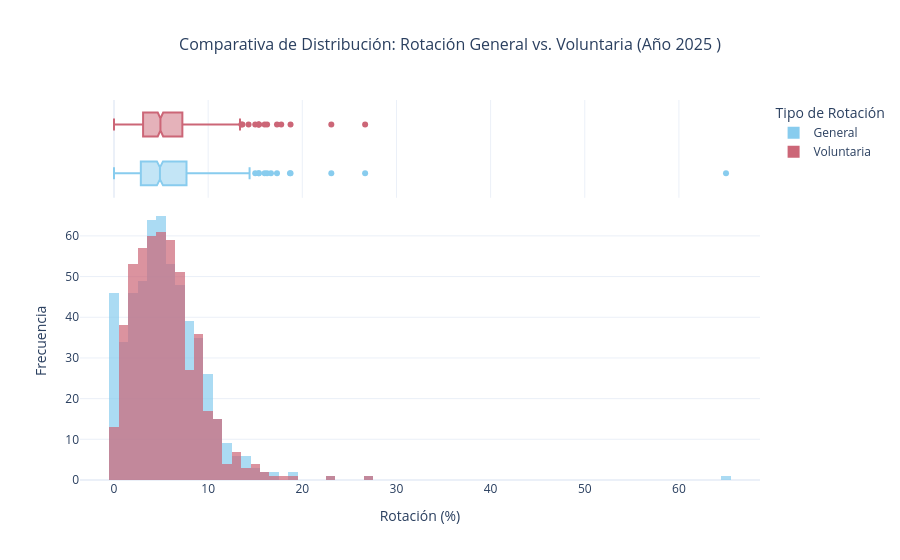

The cell this chart's notebook holds for it:
### Code cell
graf_rot_gen_vol(df_rot_gen, df_rot_vol, 2025)

### Figure 1 — Plotly figure (JSON) as saved in the notebook; plotly's stock layout.template omitted (floating-point values rounded to 4 significant figures; data arrays with more than 128 entries replaced by an {"elided": "..."} marker saying what was removed)
{"data": [{"bingroup": "x", "hovertemplate": "Métrica=General<br>Porcentaje de Rotación (%)=%{x}<br>count=%{y}<extra></extra>", "legendgroup": "General", "marker": {"color": "rgb(136, 204, 238)", "opacity": 0.7, "pattern": {"shape": ""}}, "name": "General", "orientation": "v", "showlegend": true, "type": "histogram", "x": {"elided": "553 float values"}, "xaxis": "x", "yaxis": "y"}, {"hovertemplate": "Métrica=General<br>Porcentaje de Rotación (%)=%{x}<extra></extra>", "legendgroup": "General", "marker": {"color": "rgb(136, 204, 238)"}, "name": "General", "notched": true, "showlegend": false, "type": "box", "x": {"elided": "553 float values"}, "xaxis": "x2", "yaxis": "y2"}, {"bingroup": "x", "hovertemplate": "Métrica=Voluntaria<br>Porcentaje de Rotación (%)=%{x}<br>count=%{y}<extra></extra>", "legendgroup": "Voluntaria", "marker": {"color": "rgb(204, 102, 119)", "opacity": 0.7, "pattern": {"shape": ""}}, "name": "Voluntaria", "orientation": "v", "showlegend": true, "type": "histogram", "x": {"elided": "512 float values"}, "xaxis": "x", "yaxis": "y"}, {"hovertemplate": "Métrica=Voluntaria<br>Porcentaje de Rotación (%)=%{x}<extra></extra>", "legendgroup": "Voluntaria", "marker": {"color": "rgb(204, 102, 119)"}, "name": "Voluntaria", "notched": true, "showlegend": false, "type": "box", "x": {"elided": "512 float values"}, "xaxis": "x2", "yaxis": "y2"}], "layout": {"barmode": "overlay", "legend": {"title": {"text": "Tipo de Rotación"}, "tracegroupgap": 0}, "title": {"font": {"size": 16}, "text": "Comparativa de Distribución: Rotación General vs. Voluntaria (Año 2025 )", "x": 0.5}, "xaxis": {"anchor": "y", "domain": [0, 1], "title": {"text": "Rotación (%)"}}, "xaxis2": {"anchor": "y2", "domain": [0, 1], "matches": "x", "showgrid": true, "showticklabels": false}, "yaxis": {"anchor": "x", "domain": [0, 0.7326], "title": {"text": "Frecuencia"}}, "yaxis2": {"anchor": "x2", "domain": [0.7426, 1], "matches": "y2", "showgrid": false, "showline": false, "showticklabels": false, "ticks": ""}}}
